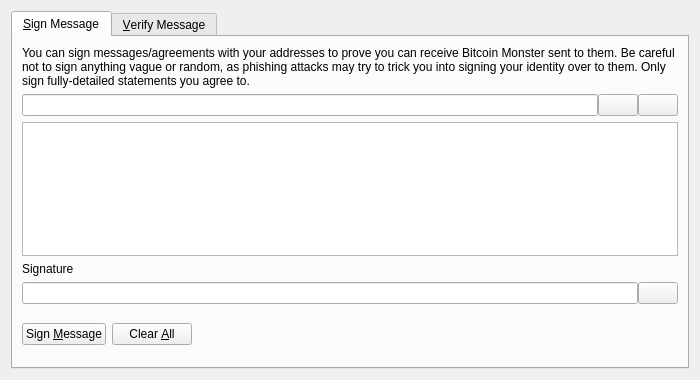
<?xml version="1.0" encoding="UTF-8"?>
<ui version="4.0">
 <class>SignVerifyMessageDialog</class>
 <widget class="QDialog" name="SignVerifyMessageDialog">
  <property name="geometry">
   <rect>
    <x>0</x>
    <y>0</y>
    <width>700</width>
    <height>380</height>
   </rect>
  </property>
  <property name="windowTitle">
   <string>Signatures - Sign / Verify a Message</string>
  </property>
  <property name="modal">
   <bool>true</bool>
  </property>
  <layout class="QVBoxLayout" name="verticalLayout">
   <item>
    <widget class="QTabWidget" name="tabWidget">
     <property name="currentIndex">
      <number>0</number>
     </property>
     <widget class="QWidget" name="tabSignMessage">
      <attribute name="title">
       <string>&amp;Sign Message</string>
      </attribute>
      <layout class="QVBoxLayout" name="verticalLayout_SM">
       <item>
        <widget class="QLabel" name="infoLabel_SM">
         <property name="text">
          <string>You can sign messages/agreements with your addresses to prove you can receive Bitcoin Monster sent to them. Be careful not to sign anything vague or random, as phishing attacks may try to trick you into signing your identity over to them. Only sign fully-detailed statements you agree to.</string>
         </property>
         <property name="textFormat">
          <enum>Qt::PlainText</enum>
         </property>
         <property name="wordWrap">
          <bool>true</bool>
         </property>
        </widget>
       </item>
       <item>
        <layout class="QHBoxLayout" name="horizontalLayout_1_SM">
         <property name="spacing">
          <number>0</number>
         </property>
         <item>
          <widget class="QValidatedLineEdit" name="addressIn_SM">
           <property name="toolTip">
            <string>The Bitcoin Monster address to sign the message with</string>
           </property>
          </widget>
         </item>
         <item>
          <widget class="QPushButton" name="addressBookButton_SM">
           <property name="toolTip">
            <string>Choose previously used address</string>
           </property>
           <property name="text">
            <string/>
           </property>
           <property name="shortcut">
            <string>Alt+A</string>
           </property>
           <property name="autoDefault">
            <bool>false</bool>
           </property>
          </widget>
         </item>
         <item>
          <widget class="QPushButton" name="pasteButton_SM">
           <property name="toolTip">
            <string>Paste address from clipboard</string>
           </property>
           <property name="text">
            <string/>
           </property>
           <property name="shortcut">
            <string>Alt+P</string>
           </property>
           <property name="autoDefault">
            <bool>false</bool>
           </property>
          </widget>
         </item>
        </layout>
       </item>
       <item>
        <widget class="QPlainTextEdit" name="messageIn_SM">
         <property name="toolTip">
          <string>Enter the message you want to sign here</string>
         </property>
        </widget>
       </item>
       <item>
        <widget class="QLabel" name="signatureLabel_SM">
         <property name="text">
          <string>Signature</string>
         </property>
         <property name="textFormat">
          <enum>Qt::PlainText</enum>
         </property>
        </widget>
       </item>
       <item>
        <layout class="QHBoxLayout" name="horizontalLayout_2_SM">
         <property name="spacing">
          <number>0</number>
         </property>
         <item>
          <widget class="QLineEdit" name="signatureOut_SM">
           <property name="font">
            <font>
             <italic>true</italic>
            </font>
           </property>
           <property name="readOnly">
            <bool>true</bool>
           </property>
          </widget>
         </item>
         <item>
          <widget class="QPushButton" name="copySignatureButton_SM">
           <property name="toolTip">
            <string>Copy the current signature to the system clipboard</string>
           </property>
           <property name="text">
            <string/>
           </property>
           <property name="autoDefault">
            <bool>false</bool>
           </property>
          </widget>
         </item>
        </layout>
       </item>
       <item>
        <layout class="QHBoxLayout" name="horizontalLayout_3_SM">
         <item>
          <widget class="QPushButton" name="signMessageButton_SM">
           <property name="toolTip">
            <string>Sign the message to prove you own this Bitcoin Monster address</string>
           </property>
           <property name="text">
            <string>Sign &amp;Message</string>
           </property>
           <property name="autoDefault">
            <bool>false</bool>
           </property>
          </widget>
         </item>
         <item>
          <widget class="QPushButton" name="clearButton_SM">
           <property name="toolTip">
            <string>Reset all sign message fields</string>
           </property>
           <property name="text">
            <string>Clear &amp;All</string>
           </property>
           <property name="autoDefault">
            <bool>false</bool>
           </property>
          </widget>
         </item>
         <item>
          <spacer name="horizontalSpacer_1_SM">
           <property name="orientation">
            <enum>Qt::Horizontal</enum>
           </property>
           <property name="sizeHint" stdset="0">
            <size>
             <width>40</width>
             <height>48</height>
            </size>
           </property>
          </spacer>
         </item>
         <item>
          <widget class="QLabel" name="statusLabel_SM">
           <property name="font">
            <font>
             <weight>75</weight>
             <bold>true</bold>
            </font>
           </property>
           <property name="text">
            <string/>
           </property>
           <property name="wordWrap">
            <bool>true</bool>
           </property>
          </widget>
         </item>
         <item>
          <spacer name="horizontalSpacer_2_SM">
           <property name="orientation">
            <enum>Qt::Horizontal</enum>
           </property>
           <property name="sizeHint" stdset="0">
            <size>
             <width>40</width>
             <height>48</height>
            </size>
           </property>
          </spacer>
         </item>
        </layout>
       </item>
      </layout>
     </widget>
     <widget class="QWidget" name="tabVerifyMessage">
      <attribute name="title">
       <string>&amp;Verify Message</string>
      </attribute>
      <layout class="QVBoxLayout" name="verticalLayout_VM">
       <item>
        <widget class="QLabel" name="infoLabel_VM">
         <property name="text">
          <string>Enter the receiver's address, message (ensure you copy line breaks, spaces, tabs, etc. exactly) and signature below to verify the message. Be careful not to read more into the signature than what is in the signed message itself, to avoid being tricked by a man-in-the-middle attack. Note that this only proves the signing party receives with the address, it cannot prove sendership of any transaction!</string>
         </property>
         <property name="textFormat">
          <enum>Qt::PlainText</enum>
         </property>
         <property name="alignment">
          <set>Qt::AlignLeading|Qt::AlignLeft|Qt::AlignTop</set>
         </property>
         <property name="wordWrap">
          <bool>true</bool>
         </property>
        </widget>
       </item>
       <item>
        <layout class="QHBoxLayout" name="horizontalLayout_1_VM">
         <property name="spacing">
          <number>0</number>
         </property>
         <item>
          <widget class="QValidatedLineEdit" name="addressIn_VM">
           <property name="toolTip">
            <string>The Bitcoin Monster address the message was signed with</string>
           </property>
          </widget>
         </item>
         <item>
          <widget class="QPushButton" name="addressBookButton_VM">
           <property name="toolTip">
            <string>Choose previously used address</string>
           </property>
           <property name="text">
            <string/>
           </property>
           <property name="shortcut">
            <string>Alt+A</string>
           </property>
           <property name="autoDefault">
            <bool>false</bool>
           </property>
          </widget>
         </item>
        </layout>
       </item>
       <item>
        <widget class="QPlainTextEdit" name="messageIn_VM"/>
       </item>
       <item>
        <widget class="QValidatedLineEdit" name="signatureIn_VM"/>
       </item>
       <item>
        <layout class="QHBoxLayout" name="horizontalLayout_2_VM">
         <item>
          <widget class="QPushButton" name="verifyMessageButton_VM">
           <property name="toolTip">
            <string>Verify the message to ensure it was signed with the specified Bitcoin Monster address</string>
           </property>
           <property name="text">
            <string>Verify &amp;Message</string>
           </property>
           <property name="autoDefault">
            <bool>false</bool>
           </property>
          </widget>
         </item>
         <item>
          <widget class="QPushButton" name="clearButton_VM">
           <property name="toolTip">
            <string>Reset all verify message fields</string>
           </property>
           <property name="text">
            <string>Clear &amp;All</string>
           </property>
           <property name="autoDefault">
            <bool>false</bool>
           </property>
          </widget>
         </item>
         <item>
          <spacer name="horizontalSpacer_1_VM">
           <property name="orientation">
            <enum>Qt::Horizontal</enum>
           </property>
           <property name="sizeHint" stdset="0">
            <size>
             <width>40</width>
             <height>48</height>
            </size>
           </property>
          </spacer>
         </item>
         <item>
          <widget class="QLabel" name="statusLabel_VM">
           <property name="font">
            <font>
             <weight>75</weight>
             <bold>true</bold>
            </font>
           </property>
           <property name="text">
            <string/>
           </property>
           <property name="wordWrap">
            <bool>true</bool>
           </property>
          </widget>
         </item>
         <item>
          <spacer name="horizontalSpacer_2_VM">
           <property name="orientation">
            <enum>Qt::Horizontal</enum>
           </property>
           <property name="sizeHint" stdset="0">
            <size>
             <width>40</width>
             <height>48</height>
            </size>
           </property>
          </spacer>
         </item>
        </layout>
       </item>
      </layout>
     </widget>
    </widget>
   </item>
  </layout>
 </widget>
 <customwidgets>
  <customwidget>
   <class>QValidatedLineEdit</class>
   <extends>QLineEdit</extends>
   <header>qvalidatedlineedit.h</header>
  </customwidget>
 </customwidgets>
 <resources>
  <include location="../bitcoinmonster.qrc"/>
 </resources>
 <connections/>
</ui>
